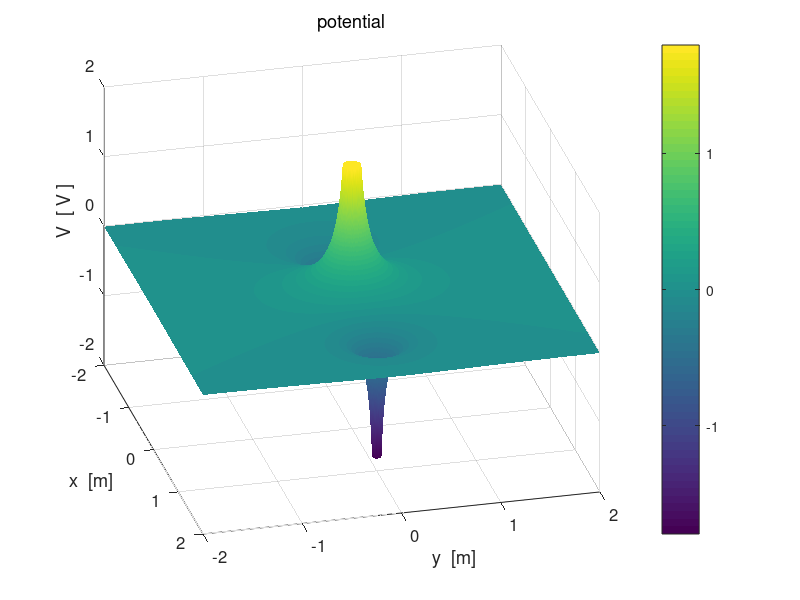

This figure's MATLAB source: (Note: this script raises an error after producing the figure.)
% cemVE01.m
% 8 april 2016
% Ian Cooper
% School of Physics, University of Sydney
% ../mphome.htm

% Potential and Electric Field in [2D] region
% 2 charges placed along X axis
% Dipole / charge of the same charge / charges of different magnitudes
% For different charge distributions you need to modify the code for
     % figure 6 - need to adjust the starting postions of the streamlines
     % need more streamlines for the higer charge --> 
     % density of electric lines proportion to strength of electric field


clear all
close all
clc
tic



% INPUTS  ================================================================

% Number of grid point    [N = 10001]
   N = 1001;
   
% Charge  Q = [10, 0, 0, 0, 0] 
   Q = [-10, 20, -10, 0, 0] .* 1e-6;
   
% Radius of circular charged conductor;   
   a = 0.1;
   
% X & Y components of position of charges  [0, 0, 0, 0, 0]
   xC = [-1,  0,  1, 0, 0];
   yC = [0,   0,  0,    0,    0];

% 5 random charges   uncomment to run the program for 5 random charges
%   Q = (1 + 9 .* rand(5,1)) .* 1e-6;
%   xC = -2 + 4 .* rand(5,1); 
%   yC = -2 + 4 .* rand(5,1); 

% constants
   eps0 = 8.854e-12;
   kC = 1/(4*pi*eps0);
   
% Dimensions of region / saturation levels
%   [dimensions of region -2 to 2 / minR = 1e-6 / Esat = 1e6 / Vsat = 1e6]
   minX = -2;  
   maxX =  2;
   minY = -2;
   maxY =  2;
   minR = 1e-6;
   minRx = 1e-6;
   minRy = 1e-6;
   Vsat = kC * max(abs(Q)) / a;
   Esat = kC * max(abs(Q)) / a^2;
   
% SETUP  =================================================================
   
  % fields
    V = zeros(N,N);
    Ex = zeros(N,N); Ey = zeros(N,N);
  % [2D] region
    x  = linspace(minX,maxX,N);
    y = linspace(minY, maxY,N);
    
  % color of charged object  +  red   /   - black
    col1 = [1 0 0];
    col2 = [0 0 0];
    %if Q(1) < 0; col1 = [0 0 0]; end;
        
  % grid positions
    [xG, yG] = meshgrid(x,y);


% CALCULATION: POTENTIAL & ELECTRIC FIELD ================================

for n = 1 : 3
   Rx = xG - xC(n);
   Ry = yG - yC(n);
   
   index = find(abs(Rx)+ abs(Ry) == 0); 
   Rx(index) = minRx;  Ry(index) = minRy;
   
   R = sqrt(Rx.^2 + Ry.^2);
   R(R==0) = minR;
   V = V + kC .* Q(n) ./ (R);
   
   R3 = R.^3;
   Ex = Ex + kC .* Q(n) .* Rx ./ R3;
   Ey = Ey + kC .* Q(n) .* Ry ./ R3;
end

   if max(max(V)) >=  Vsat; V(V > Vsat)  = Vsat; end;
   if min(min(V)) <= -Vsat; V(V < -Vsat) = -Vsat; end;

   E = sqrt(Ex.^2 + Ey.^2);
   if max(max(E)) >=  Esat; E(E >  Esat)  =  Esat; end;
   if min(min(E)) <= -Esat; E(E < -Esat)  = -Esat; end;
   
   if max(max(Ex)) >=  Esat; Ex(Ex >  Esat)  =  Esat; end;
   if min(min(Ex)) <= -Esat; Ex(Ex < -Esat)  = -Esat; end;
   
   if max(max(Ey)) >=  Esat; Ey(Ey >  Esat)  =  Esat; end;
   if min(min(Ey)) <= -Esat; Ey(Ey < -Esat)  = -Esat; end;
   

% GRAPHICS ===============================================================

%%

figure(1)   % 11111111111111111111111111111111111111111111111111111111111
   set(gcf,'units','normalized','position',[0.01 0.52 0.23 0.32]);
   surf(xG,yG,V./1e6);
   
   xlabel('x  [m]'); ylabel('y  [m]'); zlabel('V  [ V ]');
   title('potential','fontweight','normal');
   
   rotate3d
   view(76,32);
   set(gca,'fontsize',12)
   set(gca,'xLim',[-2, 2]); set(gca,'yLim',[-2, 2]);
   
   shading interp;
   h = colorbar;
   h.Label.String = 'V   [ MV ]';
   colormap(parula);
   axis square
   box on

%%   
figure(2)   %2222222222222222222222222222222222222222222222222222222222222
   set(gcf,'units','normalized','position',[0.25 0.52 0.23 0.32]);
   zP = V./1e6;
   contourf(xG,yG,zP,16);
   %set(gca,'xLim',[-5,5]); set(gca,'yLim', [-5, 5]);
   %set(gca,'xTick',-5:5); set(gca,'yTick', -5:5);
   hold on
   
   % charged conductors 
      col = col1;
      if Q(1) < 0; col = col2; end;
      pos1 = [-a+xC(1), -a+yC(1), 2*a, 2*a];
      h = rectangle('Position',pos1,'Curvature',[1,1]);
      set(h,'FaceColor',col,'EdgeColor',col);
      
      col = col1;
      if Q(2) < 0; col = col2; end;
      pos2 = [-a-xC(2), -a+yC(2), 2*a, 2*a];
      h = rectangle('Position',pos2,'Curvature',[1,1]);
      set(h,'FaceColor',col,'EdgeColor',col);
      
      col = col1;
      if Q(3) < 0; col = col2; end;
      pos3 = [-a+xC(3), -a+yC(3), 2*a, 2*a];
      h = rectangle('Position',pos3,'Curvature',[1,1]);
      set(h,'FaceColor',col,'EdgeColor',col);
      
   
   xlabel('x  [m]'); ylabel('y  [m]');
   title('potential','fontweight','normal');
      
   shading interp
   h = colorbar;
   h.Label.String = 'V   [ MV ]';
   colormap(parula);
   
   
   set(gca,'fontsize',12);
   axis square
   box on

%%

figure(3)   % 33333333333333333333333333333333333333333333333333333333333
   set(gcf,'units','normalized','position',[0.49 0.52 0.23 0.32]);
       c = 0; yStep = zeros(1,5);
       
      for n = ceil(N/2) : ceil(N/10): N
   %  for n = [1 11 21 31 41 51]
        xP = xG(n,:); yP = V(n,:)./1e6;
        plot(xP,yP,'linewidth',2);
        hold on
        c = c+1;
        yStep(c) = yG(n,1);
     end
     
       %tt = num2str(yStep,2);
       %tm1 = 'y  =  ';
       %tm2 = tt;
       %tm = [tm1 tm2];
       tm = 'Potential profiles for different y values';
       xlabel('x  [m]'); ylabel('V  [ MV ]');
       set(gca,'fontsize',12)  
       h_title = title(tm);
       set(h_title,'fontsize',12,'FontWeight','normal');
       %set(gca,'xTick',-5:5);
       tm1 = num2str(yStep(1),2);
       tm2 = num2str(yStep(2),2); tm3 = num2str(yStep(3),2);
       tm4 = num2str(yStep(4),2);  tm5 = num2str(yStep(5),2);
       %tm6 = num2str(yStep(6),3);
       h = legend(tm1,tm2,tm3,tm4,tm5,'Orientation','horizontal');
       set(h,'Location','northOutside');
      % 
%%
figure(4)   % 4444444444444444444444444444444444444444444444444444444444
     set(gcf,'units','normalized','position',[0.73 0.52 0.23 0.32]);
     
     c = 0; yStep = zeros(1,5);
     for n = ceil(N/2) : ceil(N/10): N
   %  for n = [1 11 21 31 41 51]
        xP = xG(n,:); yP = E(n,:)./1e6;
        plot(xP,yP,'linewidth',2);
        hold on
        c = c+1;
        yStep(c) = yG(n,1);
     end
     
    xlabel('x  [m]'); ylabel('| E |  [ MV/m ]');
    tm = '| E | profiles for different y values';
    h = title(tm);
    set(h,'fontsize',12,'FontWeight','normal');
       
    tm1 = num2str(yStep(1),2);
    tm2 = num2str(yStep(2),2); tm3 = num2str(yStep(3),2);
    tm4 = num2str(yStep(4),2);  tm5 = num2str(yStep(5),2);
    h = legend(tm1,tm2,tm3,tm4,tm5);
    set(h,'Orientation','horizontal','Location','northOutside'); 
       
    set(gca,'fontsize',12);
    box on;

%%    
figure(5)   % 5555555555555555555555555555555555555555555555555555555555
set(gcf,'units','normalized','position',[0.01 0.1 0.23 0.32]);
   surf(xG,yG,E./1e6);
   
   xlabel('x  [m]'); ylabel('y  [m]'); zlabel('E  [ V / m ]');
   title('electric field | E |','fontweight','normal');
   
  
   colorbar
   shading interp
   h =  colorbar;
   h.Label.String = '| E |   [ MV/m ]';
   rotate3d
   view(30,50);
   
   axis square
   set(gca,'fontsize',12) 
   box on
   
%%
figure(6)   % 66666666666666666666666666666666666666666666666666666666666
   set(gcf,'units','normalized','position',[0.25 0.1 0.23 0.32]);  
   contourf(xG,yG,V./1e6,12)
      
   xlabel('x  [m]'); ylabel('y  [m]');
   title('potential','fontweight','normal');
  
   hold on
     
   % Electric field lines
   %     need to reverse the direction of streamlines for neg charges
   Ns = abs(Q(2)/Q(1));       % ratio of charges
   A = pi/6;   
   % Charge 1 
      %ang = pi/3  :pi/3 : 2*pi-pi/3;      % same charge
      %ang = [pi/3 2*pi/6 3*pi/6 4*pi/6 pi/6 0*pi/6 7*pi/6 8*pi/6 9*pi/6  11*pi/6];  
      
     % ang1 = [0*A 1*A 2*A 3*A 4*A 5*A 6*A 7*A 8*A 9*A  ];
      %ang = 0:pi/6:2*pi-pi/3; 
      ang = linspace(15,345,12);
      ang1 = deg2rad(ang);
      if Q(1) > 0;
          p3 = Ex; p4 = Ey;
      else 
          p3 = -Ex; p4 = -Ey;
          
      end
      sx = xC(1) + a .* cos(ang1); sy = yC(1) + a .* sin(ang1);
      %sx(sy==0) = sx(1); sy(sy==0) = sy(1);
     % h = streamline(xG,yG,p3,p4,sx,sy);
     % set(h,'linewidth',2,'color',[1 1 1]);
          
%    % Charge 2 
%       %ang = [-A 0*A 1*A 3*A 4*A 5*A 6*A 7*A 8*A 9*A   ];
%       ang2 = ang1 + pi/2;
%       if Q(2) > 0;
%           p3 = Ex; p4 = Ey;
%       else 
%           p3 = -Ex; p4 = -Ey;
%       end
%       
%       sx = xC(2) + a .* cos(ang2); sy = yC(2) + a .* sin(ang2);
%       h = streamline(xG,yG,p3,p4,sx,sy);
%       set(h,'linewidth',2,'color',[1 1 1]);
%       
   % Charge 3 
      
      if Q(3) > 0;
          p3 = Ex; p4 = Ey;
      else 
          p3 = -Ex; p4 = -Ey;
      end
      
      %ang3 = [1*A 2*A 3*A 4*A 5*A 7*A 8*A 9*A 10*A 11*A  ];
      ang3 = ang1;
      sx = xC(3) + a .* cos(ang3); sy = yC(3) + a .* sin(ang3);
      h = streamline(xG,yG,p3,p4,sx,sy);
      set(h,'linewidth',2,'color',[1 1 1]);
      
      % charged conductors 
      col = col1;
      if Q(1) < 0; col = col2; end;
      pos1 = [-a+xC(1), -a+yC(1), 2*a, 2*a];
      h = rectangle('Position',pos1,'Curvature',[1,1]);
      set(h,'FaceColor',col,'EdgeColor',col);
      
      col = col1;
      if Q(2) < 0; col = col2; end;
      pos2 = [-a-xC(2), -a+yC(2), 2*a, 2*a];
      h = rectangle('Position',pos2,'Curvature',[1,1]);
      set(h,'FaceColor',col,'EdgeColor',col);
      
      col = col1;
      if Q(3) < 0; col = col2; end;
      pos3 = [-a+xC(3), -a+yC(3), 2*a, 2*a];
      h = rectangle('Position',pos3,'Curvature',[1,1]);
      set(h,'FaceColor',col,'EdgeColor',col);
        
   shading interp
   h = colorbar;
   h.Label.String = 'V   [ MV ]';
   h = colormap('parula');
   beta = 0.5;
   brighten(h,beta);
      
   set(gca,'xLim',[minX,maxX]); set(gca,'yLim', [minY, maxY]);
  
   axis square;
   box on;
     
%%
figure(7)   % 7777777777777777777777777777777777777777777777777777777777
   set(gcf,'units','normalized','position',[0.49 0.1 0.23 0.32]);
   pcolor(xG,yG,E./1e6);
   
   xlabel('x  [m]'); ylabel('y  [m]');
   title('electric field | E | ','fontweight','normal');
   
   %set(gca,'xLim',[-5,5]); set(gca,'yLim', [-5, 5]);
   %set(gca,'xTick',-5:5); set(gca,'yTick', -5:5);
   
   shading interp
   h = colorbar;
   h.Label.String = '|E|   [ MV/m ]';
   
   axis square
   set(gca,'fontsize',12)
   box on   
   

 
%%       
figure(8)    % 8888888888888888888888888888888888888888888888888888888888
     set(gcf,'units','normalized','position',[0.73 0.1 0.23 0.32]); 
     hold on
     index1 = 51 : 50 : 951;
     index1 = [index1 500 502];
     index2 = index1;
          
     p1 = xG(index1, index2); p2 = yG(index1, index2);
     
     % scaling of electric field lines: unit length
        p3 = Ex(index1, index2)./(E(index1,index2));
        p4 = Ey(index1, index2)./(E(index1,index2));
     % no scaling of electric field lines
     %  p3 = Ex(index1, index2); p4 = Ey(index1, index2); 
     
     h = quiver(p1,p2,p3,p4,'autoscalefactor',0.8);
     set(h,'color',[0 0 1],'linewidth',1.2)
     
      hold on
      
      % charged conductors 
      col = col1;
      if Q(1) < 0; col = col2; end;
      pos1 = [-a+xC(1), -a+yC(1), 2*a, 2*a];
      h = rectangle('Position',pos1,'Curvature',[1,1]);
      set(h,'FaceColor',col,'EdgeColor',col);
      
      col = col1;
      if Q(2) < 0; col = col2; end;
      pos2 = [-a-xC(2), -a+yC(2), 2*a, 2*a];
      h = rectangle('Position',pos2,'Curvature',[1,1]);
      set(h,'FaceColor',col,'EdgeColor',col);
      
      col = col1;
      if Q(3) < 0; col = col2; end;
      pos3 = [-a+xC(3), -a+yC(3), 2*a, 2*a];
      h = rectangle('Position',pos3,'Curvature',[1,1]);
      set(h,'FaceColor',col,'EdgeColor',col);
     
     xlabel('x  [m]'); ylabel('y  [m]');
     title('direction of scaled E at grid points','fontweight','normal');
     
     set(gca,'xLim',[-2,2]); set(gca,'yLim', [-2, 2]);
     axis([-2 2 -2 2]);
     axis equal
     box on
 
     %%

     toc
     
   